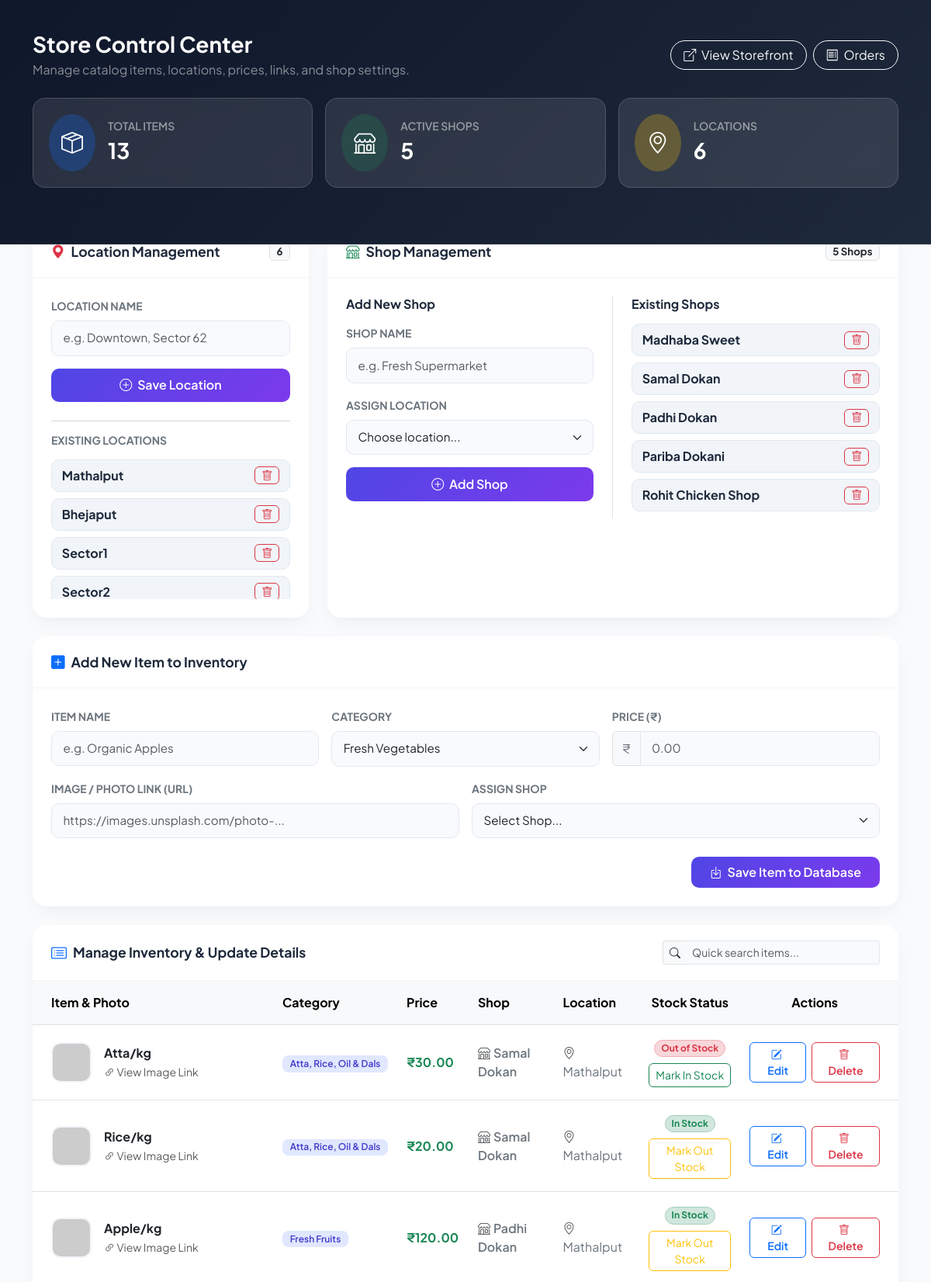
Before: /admin (signed in, upper part) with the older database file.
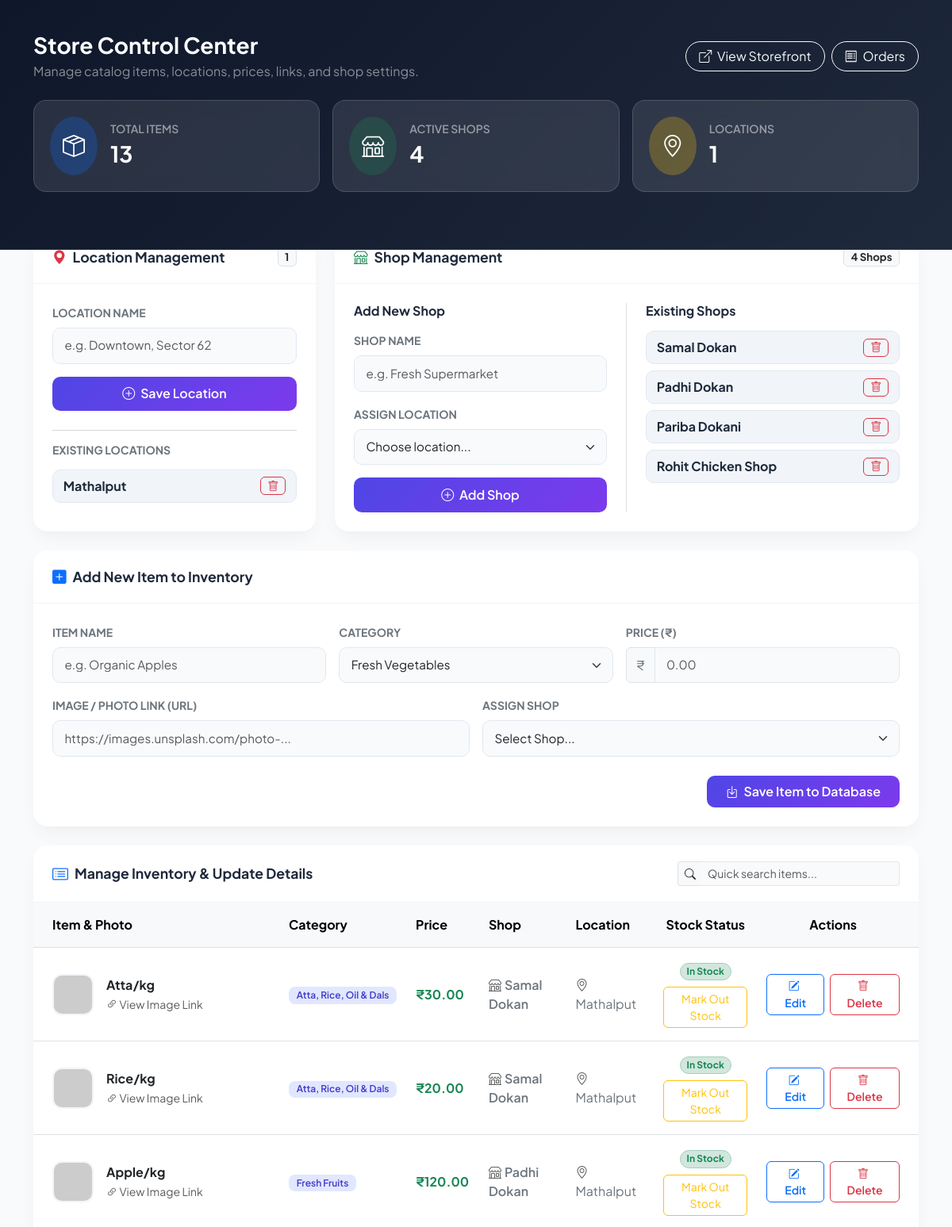
After: the same page with the newer database file.
### tables this page shows
CREATE TABLE locations (
                    id INTEGER PRIMARY KEY AUTOINCREMENT,
                    name TEXT NOT NULL);

CREATE TABLE shops (
                    id INTEGER PRIMARY KEY AUTOINCREMENT,
                    name TEXT NOT NULL,
                    location_id INTEGER,
                    FOREIGN KEY(location_id) REFERENCES locations(id));

CREATE TABLE items (
                    id INTEGER PRIMARY KEY AUTOINCREMENT,
                    name TEXT NOT NULL,
                    category TEXT NOT NULL,
                    price REAL NOT NULL,
                    photo TEXT,
                    shop_id INTEGER, is_out_of_stock INTEGER DEFAULT 0,
                    FOREIGN KEY(shop_id) REFERENCES shops(id));

### app.py (the view, shortened to what this page needs)
@app.route("/admin", methods=["GET", "POST"])
@admin_required
def admin():
    conn = get_db_connection()
    c = conn.cursor()
    c.execute("SELECT * FROM locations")
    locations = c.fetchall()
    c.execute("SELECT * FROM shops")
    shops = c.fetchall()
    c.execute("""
        SELECT
            items.id,
            items.name,
            items.category,
            items.price,
            items.photo,
            shops.name,
            locations.name,
            items.is_out_of_stock
        FROM items
        LEFT JOIN shops ON items.shop_id = shops.id
        LEFT JOIN locations ON shops.location_id = locations.id
    """)
    items = c.fetchall()
    conn.close()
    return render_template(
        "admin.html",
        locations=locations,
        shops=shops,
        items=items
    )

### app.py (called while the page is built)
def get_db_connection():
    conn = sqlite3.connect(DB_NAME)
    conn.execute("PRAGMA foreign_keys = ON")
    return conn

def admin_required(func):
    @wraps(func)
    def wrapper(*args, **kwargs):
        if not session.get("admin_logged_in"):
            return redirect(url_for("login"))
        return func(*args, **kwargs)
    return wrapper

### templates/admin.html (shortened to what the changed rows need)
<!DOCTYPE html>
<html lang="en">
<head>
    <link rel="stylesheet" href="https://cdn.jsdelivr.net/npm/bootstrap@5.3.0/dist/css/bootstrap.min.css">
    <link rel="stylesheet" href="https://cdn.jsdelivr.net/npm/bootstrap-icons@1.11.1/font/bootstrap-icons.css">
</head>
<body>
    <header class="admin-header">
        <div class="container">
            <div class="d-flex justify-content-between align-items-center mb-4">
                <div>
                    <h1 class="h3 fw-bold mb-1">Store Control Center</h1>
                </div>
            </div>
            <div class="row g-3">
                <div class="col-md-4">
                    <div class="stat-card d-flex align-items-center gap-3">
                        <div>
                            <div class="text-white-50 small fw-semibold">ACTIVE SHOPS</div>
                            <div class="fs-3 fw-bold">{{ shops|length }}</div>
                        </div>
                    </div>
                </div>
                <div class="col-md-4">
                    <div class="stat-card d-flex align-items-center gap-3">
                        <div>
                            <div class="text-white-50 small fw-semibold">LOCATIONS</div>
                            <div class="fs-3 fw-bold">{{ locations|length }}</div>
                        </div>
                    </div>
                </div>
            </div>
        </div>
    </header>
    <main class="container content-wrapper mb-5">
        <div class="row g-4 mb-4">
            <div class="col-lg-4">
                <div class="custom-card h-100 d-flex flex-column justify-content-between">
                    <div>
                        <div class="card-header-styled">
                            <span><i class="bi bi-geo-alt-fill text-danger me-2"></i>Location Management</span>
                            <span class="badge bg-light text-dark border">{{ locations|length }}</span>
                        </div>
                        <div class="card-body p-4">
                            <div style="max-height: 180px; overflow-y: auto;">
                                {% for loc in locations %}
                                    <div class="shop-pill">
                                        <span class="fw-bold fs-6">{{ loc[1] }}</span>
                                        <a href="{{ url_for('delete_location', location_id=loc[0]) }}"
                                           class="btn btn-sm btn-outline-danger py-0 px-2 rounded-2"
                                           onclick="return confirm('Are you sure you want to delete location \'{{ loc[1] }}\'?');">
                                            <i class="bi bi-trash"></i>
                                        </a>
                                    </div>
                                {% else %}
                                    <div class="text-muted small py-2 text-center">No locations created yet.</div>
                                {% endfor %}
                            </div>
                        </div>
                    </div>
                </div>
            </div>
            <div class="col-lg-8">
                <div class="custom-card h-100">
                    <div class="card-header-styled">
                        <span><i class="bi bi-shop text-success me-2"></i>Shop Management</span>
                        <span class="badge bg-light text-dark border">{{ shops|length }} Shops</span>
                    </div>
                    <div class="card-body p-4">
                        <div class="row g-3">
                            <div class="col-md-6 ps-md-4">
                                <div style="max-height: 280px; overflow-y: auto;">
                                    {% for shop in shops %}
                                        <div class="shop-pill">
                                            <div>
                                                <div class="fw-bold fs-6">{{ shop[1] }}</div>
                                            </div>
                                            <a href="{{ url_for('delete_shop', shop_id=shop[0]) }}"
                                               class="btn btn-sm btn-outline-danger py-0 px-2 rounded-2"
                                               onclick="return confirm('Are you sure you want to delete \'{{ shop[1] }}\'? ALL items under this shop will also be deleted!');">
                                                <i class="bi bi-trash"></i>
                                            </a>
                                        </div>
                                    {% else %}
                                        <div class="text-muted small py-3 text-center">No shops created yet.</div>
                                    {% endfor %}
                                </div>
                            </div>
                        </div>
                    </div>
                </div>
            </div>
        </div>
        <div class="custom-card">
            <div class="card-body p-0">
                <div class="table-responsive">
                    <table class="table table-hover align-middle mb-0" id="itemsTable">
                        <thead class="table-light text-secondary">
                            <tr>
                                <th class="ps-4">Item &amp; Photo</th>
                                <th>Category</th>
                                <th>Price</th>
                                <th>Shop</th>
                                <th>Location</th>
                                <th class="text-center">Stock Status</th>
                                <th class="text-center pe-4">Actions</th>
                            </tr>
                        </thead>
                        <tbody>
                            {% for item in items %}
                                <tr>
                                    <td class="ps-4">
                                        <div class="d-flex align-items-center gap-3">
                                            {% if item[4] %}
                                                <img src="{{ item[4] }}"
                                                     alt="{{ item[1] }}"
                                                     class="item-img"
                                                     onerror="this.onerror=null; this.src='https://via.placeholder.com/52?text=No+Img';">
                                            {% else %}
                                                <div class="item-img bg-light text-secondary d-flex align-items-center justify-content-center">
                                                    <i class="bi bi-image fs-4"></i>
                                                </div>
                                            {% endif %}
                                            <div>
                                                <div class="fw-bold text-dark">{{ item[1] }}</div>
                                                {% if item[4] %}
                                                    <a href="{{ item[4] }}" target="_blank" class="small text-muted text-decoration-none">
                                                        <i class="bi bi-link-45deg"></i> View Image Link
                                                    </a>
                                                {% endif %}
                                            </div>
                                        </div>
                                    </td>
                                    <td>
                                        <span class="badge badge-category">{{ item[2] }}</span>
                                    </td>
                                    <td>
                                        <span class="fw-bold text-success fs-6">
                                            ₹{{ "%.2f"|format(item[3]|float) if item[3] is number or item[3]|float else item[3] }}
                                        </span>
                                    </td>
                                    <td>
                                        <span class="text-secondary fw-semibold">
                                            <i class="bi bi-shop me-1 text-muted"></i>{{ item[5] }}
                                        </span>
                                    </td>
                                    <td>
                                        <span class="text-secondary">
                                            <i class="bi bi-geo-alt me-1 text-muted"></i>{{ item[6] }}
                                        </span>
                                    </td>
                                    <td class="text-center">
                                        {% if item[7] %}
                                            <span class="badge rounded-pill bg-danger-subtle text-danger border border-danger-subtle">Out of Stock</span>
                                        {% else %}
                                            <span class="badge rounded-pill bg-success-subtle text-success border border-success-subtle">In Stock</span>
                                        {% endif %}
                                        <form method="POST" action="{{ url_for('toggle_stock', item_id=item[0]) }}" class="mt-2">
                                            <button type="submit" class="btn btn-sm {% if item[7] %}btn-outline-success{% else %}btn-outline-warning{% endif %} rounded-2">
                                                {% if item[7] %}Mark In Stock{% else %}Mark Out Stock{% endif %}
                                            </button>
                                        </form>
                                    </td>
                                    <td class="text-center pe-4">
                                        <div class="btn-group gap-2">
                                            <a href="{{ url_for('edit_item', item_id=item[0]) }}"
                                               class="btn btn-sm btn-outline-primary rounded-2 px-3 fw-semibold">
                                                <i class="bi bi-pencil-square me-1"></i> Edit
                                            </a>
                                            <a href="{{ url_for('delete_item', item_id=item[0]) }}"
                                               class="btn btn-sm btn-outline-danger rounded-2 px-3 fw-semibold"
                                               onclick="return confirm('Are you sure you want to delete {{ item[1] }}?');">
                                                <i class="bi bi-trash me-1"></i> Delete
                                            </a>
                                        </div>
                                    </td>
                                </tr>
                            {% endfor %}
                        </tbody>
                    </table>
                </div>
            </div>
        </div>
    </main>
</body>
</html>

Changed rows visible on the page:
removed locations: name "Bhejaput"
removed locations: name "Sector1"
removed locations: name "Sector2"
removed shops: name "Madhaba Sweet"
changed items "Atta/kg": is_out_of_stock "Out of Stock Mark In Stock" → "In Stock Mark Out Stock"
Other visible differences:
{{ shops|length }}: "5" → "4"
{{ locations|length }}: "6" → "1"
